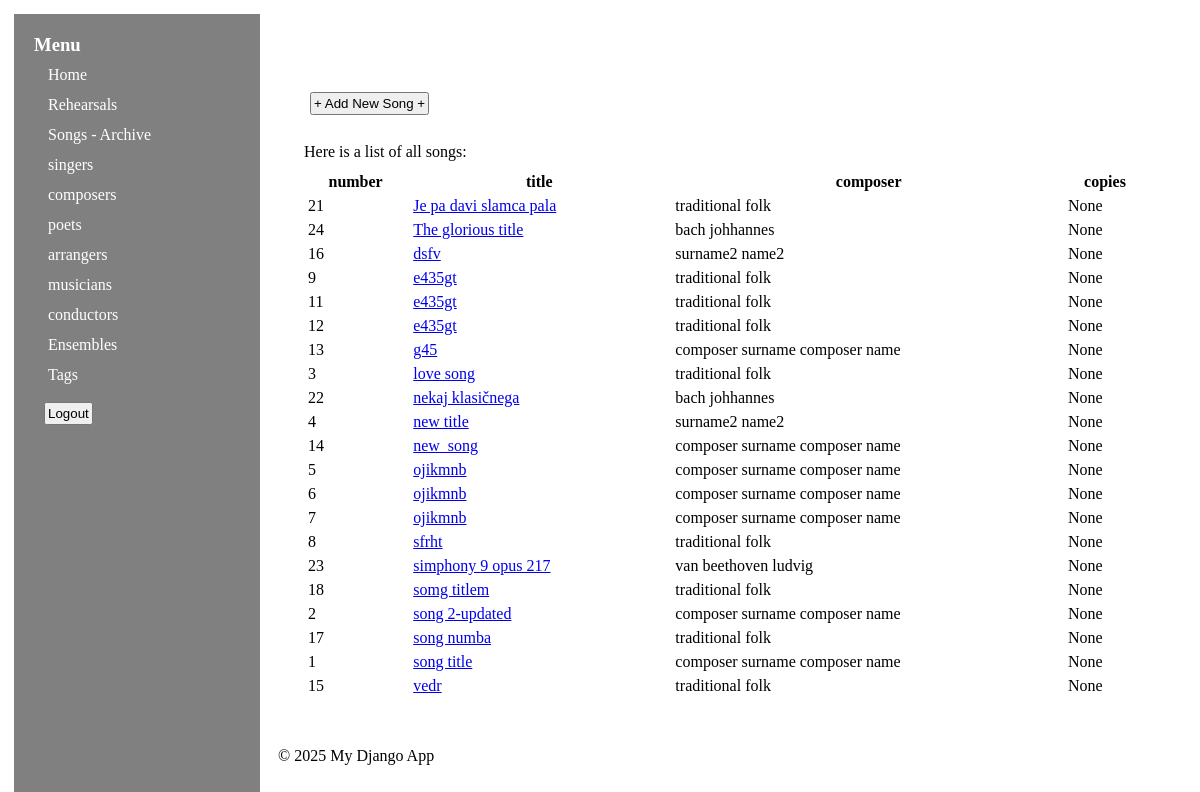
The page /song/ (signed in) on the database its author committed.
### secondapp/models.py (models this page shows, shortened)
class Song(models.Model):
    title =  models.CharField(max_length=250)
    composer =  models.ForeignKey(Composer, on_delete=models.PROTECT,  related_name="songs", blank=True, null=True)
    poet = models.ForeignKey(Poet, on_delete=models.PROTECT,  related_name="songs", blank=True, null=True)
    number_of_pages = models.IntegerField(blank=True, null=True)
    number_of_copies = models.IntegerField(blank=True, null=True)
    year = models.DateField("year of creation", blank=True, null=True)
    group = models.CharField("mixed/male/female" , max_length=250, blank=True, null=True)
    number_of_voices = models.IntegerField(blank=True, null=True)
    additional_notes = models.TextField(blank=True, null=True)
    created_at = models.DateTimeField(auto_now_add=True)
    updated_at = models.DateTimeField(auto_now=True)
    class Meta:
        ordering = ["title"]
        indexes = [
            models.Index(fields=["title"]),
        ]

class Person(models.Model):
    first_name = models.CharField(max_length=100)
    last_name = models.CharField(max_length=100, db_index=True)
    third_name = models.CharField(max_length=100, blank=True, null=True)
    role = models.CharField(max_length=10, choices=[(role.name, role.value) for role in Role])
    phone_number = models.CharField(max_length=17, blank=True, null=True)
    email = models.EmailField(unique=True, blank=True, null=True)
    address = models.CharField(max_length=250, blank=True, null=True)
    birth_date = models.DateField("birthday", blank=True, null=True)
    death_date = models.DateField("death day", blank=True, null=True)
    nationality = models.CharField("nationality", max_length=100, blank=True, null=True)
    biography = models.TextField("short bio", blank=True, null=True)
    favorite_works = models.TextField(blank=True, null=True)
    influenced_by = models.TextField(blank=True, null=True)
    awards = models.TextField(blank=True, null=True)
    website = models.TextField(blank=True, null=True)
    additional_notes = models.TextField(blank=True, null=True)
    updated_at = models.DateTimeField(auto_now=True)
    created_at = models.DateTimeField(auto_now_add=True)
    class Meta:
        abstract = True
        indexes = [
            models.Index(fields=["last_name"]),
            models.Index(fields=["role"]),
        ]

class Composer(Person):
    musical_era = models.CharField(max_length=250, blank=True, null=True)
    class Meta(Person.Meta):
        ordering = ["last_name", "first_name"]
        verbose_name = "Composer"
        verbose_name_plural = "Composers"

### secondapp/views.py (the view)
# urls.py: path("song/", views.SongListView.as_view(), name="song_list"),
class SongListView(generic.ListView):
    model = Song
    template_name = "secondapp/song_list.html"
    context_object_name = "song_list"
    def get_queryset(self):
        queryset = Song.objects.all()
        search_query = self.request.GET.get("search")
        if search_query:
            queryset = queryset.filter(
                Q(title__icontains=search_query) |
                Q(composer__last_name__icontains=search_query)
            )
        return queryset
    def get_context_data(self, **kwargs):
        context = super().get_context_data(**kwargs)
        context["search_query"] = self.request.GET.get("search", "")
        return context

### secondapp/context_processors.py (called while the page is built)
def roles_context(request):
    return {"all_roles": list(PersonRoleMixin.role_model_form_map.keys())}

### secondapp/templates/secondapp/song_list.html (shortened to what this page needs)
{% extends "secondapp/base.html" %}
{% block content %}<br><br>
<div>
    <a href="{% url 'secondapp:song_form' %}"><button type="button">+ Add New Song +</button></a><br><br>
</div>
<p>Here is a list of all songs:</p>
<table>
    <tr>
        <th> number </th>
        <th> title </th>
        <th> composer </th>
        <th> copies </th>
    </tr>
{% for song in song_list %}
    <tr>
        <td> {{ song.pk }} </td>
        <td><a href="{% url 'secondapp:song_detail' song.pk %}"> {{ song.title }} </a></td>
        <td> {{ song.composer.last_name }} {{song.composer.first_name }} </td>
        <td>{{ song.number_of_copies }}</td>
    </tr>
{% endfor %}
</table>
{% endblock %}

### secondapp/static/secondapp/style.css (style rules this page uses)
* { margin: 2px; padding: 2px; box-sizing: border-box; }

### rows shown on the page
Song: pk "21", title "Je pa davi slamca pala", composer.last_name "traditional", composer.first_name "folk", number_of_copies "None"
Song: pk "24", title "The glorious title", composer.last_name "bach", composer.first_name "johhannes", number_of_copies "None"
Song: pk "16", title "dsfv", composer.last_name "surname2", composer.first_name "name2", number_of_copies "None"
Song: pk "9", title "e435gt", composer.last_name "traditional", composer.first_name "folk", number_of_copies "None"
Song: pk "11", title "e435gt", composer.last_name "traditional", composer.first_name "folk", number_of_copies "None"
Song: pk "12", title "e435gt", composer.last_name "traditional", composer.first_name "folk", number_of_copies "None"
Song: pk "13", title "g45", composer.last_name "composer surname", composer.first_name "composer name", number_of_copies "None"
Song: pk "3", title "love song", composer.last_name "traditional", composer.first_name "folk", number_of_copies "None"
Song: pk "22", title "nekaj klasičnega", composer.last_name "bach", composer.first_name "johhannes", number_of_copies "None"
Song: pk "4", title "new title", composer.last_name "surname2", composer.first_name "name2", number_of_copies "None"
Song: pk "14", title "new_song", composer.last_name "composer surname", composer.first_name "composer name", number_of_copies "None"
Song: pk "5", title "ojikmnb", composer.last_name "composer surname", composer.first_name "composer name", number_of_copies "None"
Song: pk "6", title "ojikmnb", composer.last_name "composer surname", composer.first_name "composer name", number_of_copies "None"
Song: pk "7", title "ojikmnb", composer.last_name "composer surname", composer.first_name "composer name", number_of_copies "None"
Song: pk "8", title "sfrht", composer.last_name "traditional", composer.first_name "folk", number_of_copies "None"
Song: pk "23", title "simphony 9 opus 217", composer.last_name "van beethoven", composer.first_name "ludvig", number_of_copies "None"
Song: pk "18", title "somg titlem", composer.last_name "traditional", composer.first_name "folk", number_of_copies "None"
Song: pk "2", title "song 2-updated", composer.last_name "composer surname", composer.first_name "composer name", number_of_copies "None"
Song: pk "17", title "song numba", composer.last_name "traditional", composer.first_name "folk", number_of_copies "None"
Song: pk "1", title "song title", composer.last_name "composer surname", composer.first_name "composer name", number_of_copies "None"
Song: pk "15", title "vedr", composer.last_name "traditional", composer.first_name "folk", number_of_copies "None"

### other values the page prints
{{ role }} "singer" "composer" "poet" "arranger" "musician" "conductor"
